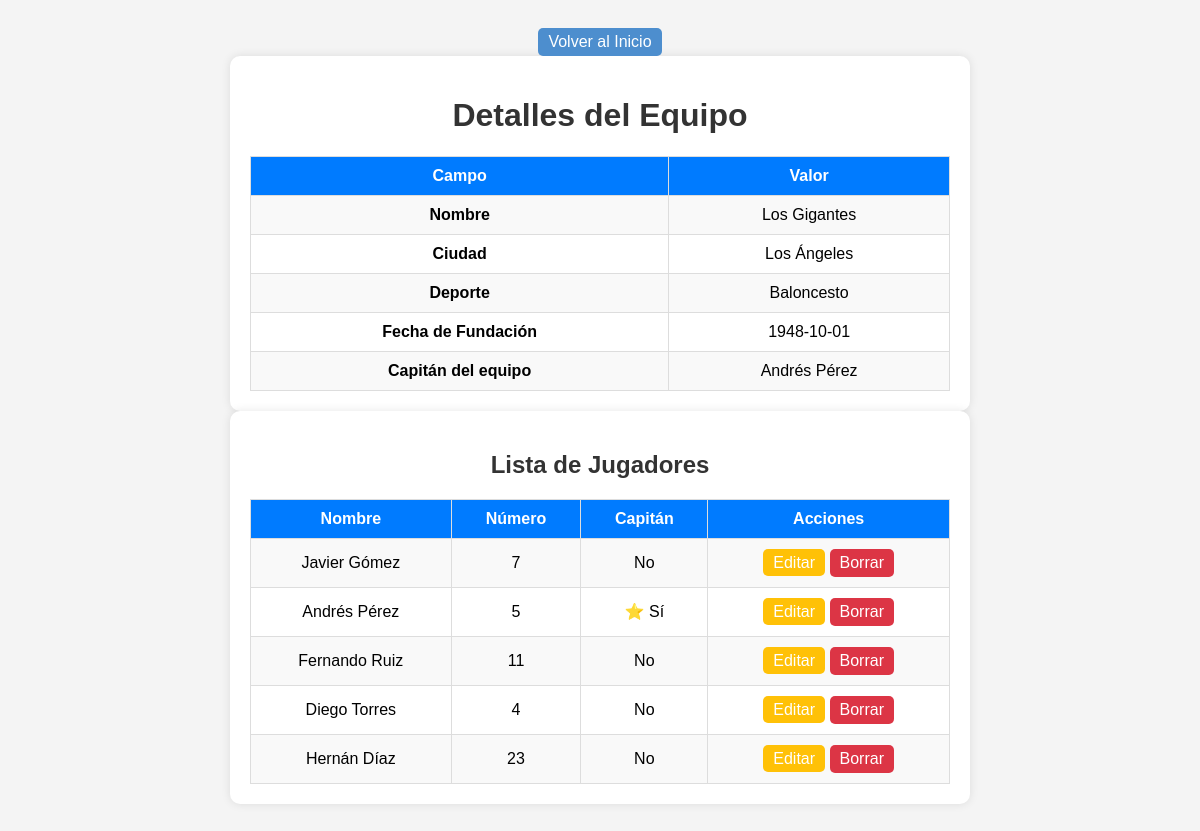
Page /views/EquipoView.php?id=2 on the committed database.
### tables this page shows
CREATE TABLE equipo (
    id INT AUTO_INCREMENT PRIMARY KEY,
    nombre VARCHAR(100) ,
    ciudad VARCHAR(100),
    deporte ENUM('Fútbol', 'Baloncesto', 'Béisbol', 'Vóley', 'Otro'),
    fecha_fundacion DATE NOT NULL
);

CREATE TABLE jugador (
    id INT AUTO_INCREMENT PRIMARY KEY,
    nombre VARCHAR(100) NOT NULL,
    numero INT NOT NULL,
    equipo_id INT NOT NULL,
    es_capitan TINYINT(1) DEFAULT 0,
    FOREIGN KEY (equipo_id) REFERENCES equipo(id) ON DELETE CASCADE
);

### database/Database.php (called while the page is built, shortened)
<?php
    class Database {
        private static $connection = null;
        public static function connect() {
            if (self::$connection === null) {
                try {
                    self::$connection = new PDO (
                        "mysql:host=" . DB_HOST . ";dbname=" . DB_NAME, DB_USER, DB_PASS, [PDO::ATTR_ERRMODE => PDO::ERRMODE_EXCEPTION]
                    );
                }
                 catch (PDOException $e){
                    die("Error de conexion: ".$e->getMessage());
                }
            }
            return self::$connection;
        }
    }
?>

### controllers/EquipoController.php (called while the page is built, shortened)
<?php
    require_once __DIR__ . "/../models/Equipo.php";
    class EquipoController {
        private $equipoModel;
        public function __construct() {
            $this->equipoModel = new Equipo();
        }
        public function listarEquipo($id) {
            return $this->equipoModel->obtenerEquipo($id);
        }
        public function listarCapitan($equipo_id) {
            return $this->equipoModel->obtenerCapitan($equipo_id);
        }
    }
?>

### models/Equipo.php (called while the page is built, shortened)
<?php
    require_once __DIR__ . "/../database/Database.php";
    class Equipo {
        private $db;
        public function __construct() {
            $this->db = Database::connect();
        }
        public function obtenerEquipo($id) {
            $sql = "SELECT * FROM equipo WHERE id = :id";
            $sentenciaPreparada = $this->db->prepare($sql);
            $sentenciaPreparada->execute(['id'=>$id]);
            return $sentenciaPreparada->fetch(PDO::FETCH_ASSOC);
        }
        public function obtenerCapitan($equipo_id) {
                $sql = "SELECT nombre FROM jugador WHERE equipo_id = :equipo_id AND es_capitan = 1 LIMIT 1";
                $sentenciaPreparada = $this->db->prepare($sql);
                $sentenciaPreparada->execute(['equipo_id' => $equipo_id]);
                $capitan = $sentenciaPreparada->fetch(PDO::FETCH_ASSOC);
                return $capitan ? $capitan['nombre']:null;
            }
        }
?>

### controllers/JugadorController.php (called while the page is built, shortened)
<?php
    require_once __DIR__ . "/../models/Jugador.php";
    class JugadorController {
        private $jugadorModel;
        public function __construct() {
            $this->jugadorModel = new Jugador();
        }
        public function listarJugadores($equipo_id){
            return $this->jugadorModel->obtenerJugadoresPorEquipo($equipo_id);
        }
    }

### models/Jugador.php (called while the page is built, shortened)
<?php
    require_once __DIR__ . "/../database/Database.php";
    class Jugador {
        private $db;
        public function __construct() {
            $this->db = Database::connect();
        }
        public function obtenerJugadoresPorEquipo($equipo_id) {
            $sql = 'SELECT * FROM jugador WHERE equipo_id = :equipo_id';
            $sentenciaPreparada = $this->db->prepare($sql);
            $sentenciaPreparada->execute(['equipo_id'=>$equipo_id]);
            return $sentenciaPreparada->fetchAll(PDO::FETCH_ASSOC);
        }
    }
?>

### views/EquipoView.php (the view, shortened to what this page needs)
<?php
    require_once __DIR__ . "/../controllers/EquipoController.php";
    require_once __DIR__ . "/../controllers/JugadorController.php";
    $equipoController = new EquipoController();
    $jugadorController = new JugadorController();
    $equipo = $equipoController->listarEquipo($_GET['id']);
    $jugadores = $jugadorController->listarJugadores($_GET['id']);
    $capitan = $equipoController->listarCapitan($_GET['id']);
?>
<!DOCTYPE html>
<html lang="es">
<head>
</head>
<body>
<a href="/">
    <button type="button" class="btn btn-index">Volver al Inicio</button>
</a>
<div class="container">
    <h1>Detalles del Equipo</h1>
    <table>
        <tr>
            <th>Campo</th>
            <th>Valor</th>
        </tr>
        <tr>
            <td><strong>Nombre</strong></td>
            <td><?= htmlspecialchars($equipo['nombre']) ?></td>
        </tr>
        <tr>
            <td><strong>Ciudad</strong></td>
            <td><?= htmlspecialchars($equipo['ciudad']) ?></td>
        </tr>
        <tr>
            <td><strong>Deporte</strong></td>
            <td><?= htmlspecialchars($equipo['deporte']) ?></td>
        </tr>
        <tr>
            <td><strong>Fecha de Fundación</strong></td>
            <td><?= htmlspecialchars($equipo['fecha_fundacion']) ?></td>
        </tr>
        <?php if (!empty($capitan)): ?>
        <tr>
            <td><strong>Capitán del equipo</strong></td>
            <td><?= htmlspecialchars($capitan) ?></td>
        </tr>
        <?php endif ?>
    </table>
</div>
<div class="container">
    <h2>Lista de Jugadores</h2>
    <table>
        <tr>
            <th>Nombre</th>
            <th>Número</th>
            <th>Capitán</th>
            <th>Acciones</th>
        </tr>
        <?php foreach ($jugadores as $jugador): ?>
        <tr>
            <td><?= htmlspecialchars($jugador['nombre']) ?></td>
            <td><?= htmlspecialchars($jugador['numero']) ?></td>
            <td><?= $jugador['es_capitan'] ? '⭐ Sí' : 'No' ?></td>
            <td>
                <a href="/views/EditarJugadorView.php?id=<?= $jugador['id'] ?>" class="btn btn-edit">Editar</a>
                <form method="POST" action="" style="display:inline;">
                    <button type="submit" class="btn btn-delete" onclick="return confirm('¿Seguro que quieres eliminar este jugador?');">
                        Borrar
                    </button>
                </form>
            </td>
        </tr>
        <?php endforeach; ?>
    </table>
</div>
</body>
</html>

### views/EquipoView.php (style rules this page uses)
body { font-family: Arial, sans-serif; background-color: #f4f4f4; text-align: center; padding: 20px; }
.container { max-width: 700px; margin: 0 auto; background: white; padding: 20px; border-radius: 10px; box-shadow: 0 0 10px rgba(0, 0, 0, 0.1); }
h1, h2 { color: #333; }
table { width: 100%; border-collapse: collapse; margin-top: 10px; }
table, th, td { border: 1px solid #ddd; }
th, td { padding: 10px; text-align: center; }
th { background: #007bff; color: white; }
tr:nth-child(even) { background: #f9f9f9; }
.btn { padding: 5px 10px; border: none; border-radius: 5px; text-decoration: none; cursor: pointer; font-size: 16px; }
.btn-index { background:rgb(77, 142, 206); color: white; }
.btn-edit { background: #ffc107; color: white; }
.btn-delete { background: #dc3545; color: white; }

### rows in the picture
equipo: nombre "Los Gigantes", ciudad "Los Ángeles", deporte "Baloncesto", fecha_fundacion "1948-10-01"
jugador: nombre "Andrés Pérez", numero "5", es_capitan "⭐ Sí"
jugador: nombre "Javier Gómez", numero "7", es_capitan "No"
jugador: nombre "Fernando Ruiz", numero "11", es_capitan "No"
jugador: nombre "Diego Torres", numero "4", es_capitan "No"
jugador: nombre "Hernán Díaz", numero "23", es_capitan "No"
